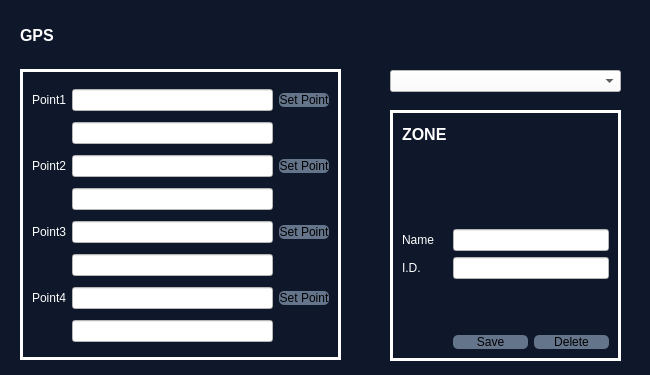
<?xml version="1.0" encoding="UTF-8"?>
<ui version="4.0">
 <class>Form</class>
 <widget class="QDialog" name="Form">
  <property name="geometry">
   <rect>
    <x>0</x>
    <y>0</y>
    <width>650</width>
    <height>375</height>
   </rect>
  </property>
  <property name="windowTitle">
   <string>Form</string>
  </property>
  <property name="styleSheet">
   <string notr="true">QWidget{background-color: rgb(15, 23, 42);} QLabel{color:white}</string>
  </property>
  <widget class="QGroupBox" name="groupBox_3">
   <property name="geometry">
    <rect>
     <x>20</x>
     <y>69</y>
     <width>321</width>
     <height>291</height>
    </rect>
   </property>
   <property name="minimumSize">
    <size>
     <width>0</width>
     <height>50</height>
    </size>
   </property>
   <property name="styleSheet">
    <string notr="true">QGroupBox{ border:3px solid white; }</string>
   </property>
   <property name="title">
    <string/>
   </property>
   <layout class="QGridLayout" name="gridLayout">
    <item row="2" column="2">
     <widget class="QPushButton" name="pushButton_2">
      <property name="styleSheet">
       <string notr="true">background-color: #64748b; border-radius: 5px;</string>
      </property>
      <property name="text">
       <string>Set Point</string>
      </property>
     </widget>
    </item>
    <item row="4" column="0">
     <widget class="QLabel" name="label_3">
      <property name="text">
       <string>Point3</string>
      </property>
     </widget>
    </item>
    <item row="6" column="2">
     <widget class="QPushButton" name="pushButton_4">
      <property name="styleSheet">
       <string notr="true">background-color: #64748b; border-radius: 5px;</string>
      </property>
      <property name="text">
       <string>Set Point</string>
      </property>
     </widget>
    </item>
    <item row="3" column="1">
     <widget class="QLineEdit" name="piont2Edit_2">
      <property name="styleSheet">
       <string notr="true">background-color:white;</string>
      </property>
     </widget>
    </item>
    <item row="4" column="2">
     <widget class="QPushButton" name="pushButton_3">
      <property name="styleSheet">
       <string notr="true">background-color: #64748b; border-radius: 5px;</string>
      </property>
      <property name="text">
       <string>Set Point</string>
      </property>
     </widget>
    </item>
    <item row="0" column="2">
     <widget class="QPushButton" name="pushButton">
      <property name="styleSheet">
       <string notr="true">background-color: #64748b; border-radius: 5px;</string>
      </property>
      <property name="text">
       <string>Set Point</string>
      </property>
     </widget>
    </item>
    <item row="6" column="0">
     <widget class="QLabel" name="label_4">
      <property name="text">
       <string>Point4</string>
      </property>
     </widget>
    </item>
    <item row="0" column="0">
     <widget class="QLabel" name="label">
      <property name="text">
       <string>Point1</string>
      </property>
     </widget>
    </item>
    <item row="4" column="1">
     <widget class="QLineEdit" name="piont3Edit">
      <property name="styleSheet">
       <string notr="true">background-color:white;</string>
      </property>
     </widget>
    </item>
    <item row="2" column="0">
     <widget class="QLabel" name="label_2">
      <property name="text">
       <string>Point2</string>
      </property>
     </widget>
    </item>
    <item row="2" column="1">
     <widget class="QLineEdit" name="piont2Edit">
      <property name="styleSheet">
       <string notr="true">background-color:white;</string>
      </property>
     </widget>
    </item>
    <item row="0" column="1">
     <widget class="QLineEdit" name="piont1Edit">
      <property name="styleSheet">
       <string notr="true">background-color:white;</string>
      </property>
     </widget>
    </item>
    <item row="6" column="1">
     <widget class="QLineEdit" name="piont4Edit">
      <property name="styleSheet">
       <string notr="true">background-color:white;</string>
      </property>
     </widget>
    </item>
    <item row="1" column="1">
     <widget class="QLineEdit" name="piont1Edit_2">
      <property name="styleSheet">
       <string notr="true">background-color:white;</string>
      </property>
     </widget>
    </item>
    <item row="5" column="1">
     <widget class="QLineEdit" name="piont3Edit_2">
      <property name="styleSheet">
       <string notr="true">background-color:white;</string>
      </property>
     </widget>
    </item>
    <item row="7" column="1">
     <widget class="QLineEdit" name="piont4Edit_2">
      <property name="styleSheet">
       <string notr="true">background-color:white;</string>
      </property>
     </widget>
    </item>
   </layout>
  </widget>
  <widget class="QLabel" name="label_5">
   <property name="geometry">
    <rect>
     <x>20</x>
     <y>20</y>
     <width>421</width>
     <height>31</height>
    </rect>
   </property>
   <property name="font">
    <font>
     <pointsize>12</pointsize>
     <weight>75</weight>
     <bold>true</bold>
    </font>
   </property>
   <property name="text">
    <string>GPS </string>
   </property>
  </widget>
  <widget class="QGroupBox" name="groupBox_4">
   <property name="geometry">
    <rect>
     <x>390</x>
     <y>110</y>
     <width>231</width>
     <height>251</height>
    </rect>
   </property>
   <property name="minimumSize">
    <size>
     <width>0</width>
     <height>50</height>
    </size>
   </property>
   <property name="styleSheet">
    <string notr="true">QGroupBox{ border:3px solid white; }</string>
   </property>
   <property name="title">
    <string/>
   </property>
   <layout class="QGridLayout" name="gridLayout_2">
    <item row="4" column="1">
     <spacer name="verticalSpacer">
      <property name="sizeType">
       <enum>QSizePolicy::Fixed</enum>
      </property>
      <property name="sizeHint" stdset="0">
       <size>
        <width>20</width>
        <height>50</height>
       </size>
      </property>
     </spacer>
    </item>
    <item row="5" column="1">
     <layout class="QHBoxLayout" name="horizontalLayout">
      <item>
       <widget class="QPushButton" name="saveBtn">
        <property name="styleSheet">
         <string notr="true">background-color: #64748b; border-radius: 5px;</string>
        </property>
        <property name="text">
         <string>Save</string>
        </property>
       </widget>
      </item>
      <item>
       <widget class="QPushButton" name="deleteBtn">
        <property name="styleSheet">
         <string notr="true">background-color: #64748b; border-radius: 5px;</string>
        </property>
        <property name="text">
         <string>Delete</string>
        </property>
       </widget>
      </item>
     </layout>
    </item>
    <item row="0" column="0">
     <widget class="QLabel" name="label_6">
      <property name="sizePolicy">
       <sizepolicy hsizetype="Preferred" vsizetype="Fixed">
        <horstretch>0</horstretch>
        <verstretch>0</verstretch>
       </sizepolicy>
      </property>
      <property name="font">
       <font>
        <pointsize>12</pointsize>
        <weight>75</weight>
        <bold>true</bold>
       </font>
      </property>
      <property name="text">
       <string>ZONE</string>
      </property>
     </widget>
    </item>
    <item row="3" column="1">
     <widget class="QLineEdit" name="idEdit">
      <property name="styleSheet">
       <string notr="true">background-color:white;</string>
      </property>
      <property name="readOnly">
       <bool>true</bool>
      </property>
     </widget>
    </item>
    <item row="3" column="0">
     <widget class="QLabel" name="label_7">
      <property name="text">
       <string>I.D.</string>
      </property>
     </widget>
    </item>
    <item row="2" column="1">
     <widget class="QLineEdit" name="nameEdit">
      <property name="styleSheet">
       <string notr="true">background-color:white;</string>
      </property>
     </widget>
    </item>
    <item row="1" column="1">
     <spacer name="verticalSpacer_2">
      <property name="sizeHint" stdset="0">
       <size>
        <width>20</width>
        <height>40</height>
       </size>
      </property>
     </spacer>
    </item>
    <item row="2" column="0">
     <widget class="QLabel" name="label_8">
      <property name="text">
       <string>Name</string>
      </property>
     </widget>
    </item>
   </layout>
  </widget>
  <widget class="QComboBox" name="ZoneCombo">
   <property name="geometry">
    <rect>
     <x>390</x>
     <y>70</y>
     <width>231</width>
     <height>22</height>
    </rect>
   </property>
   <property name="styleSheet">
    <string notr="true">background-color:white;</string>
   </property>
  </widget>
 </widget>
 <resources/>
 <connections/>
</ui>
